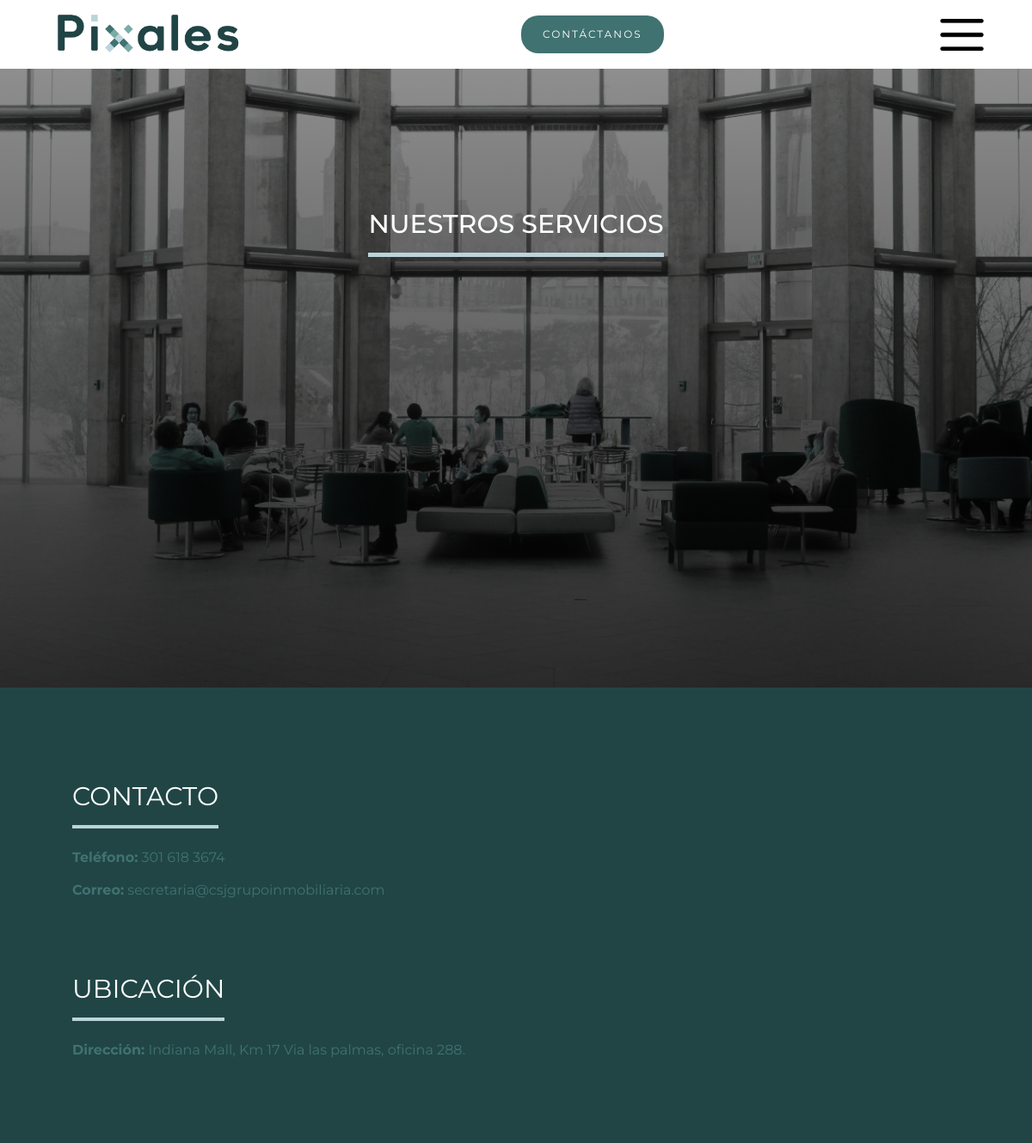
The app's page /servicios, older data.
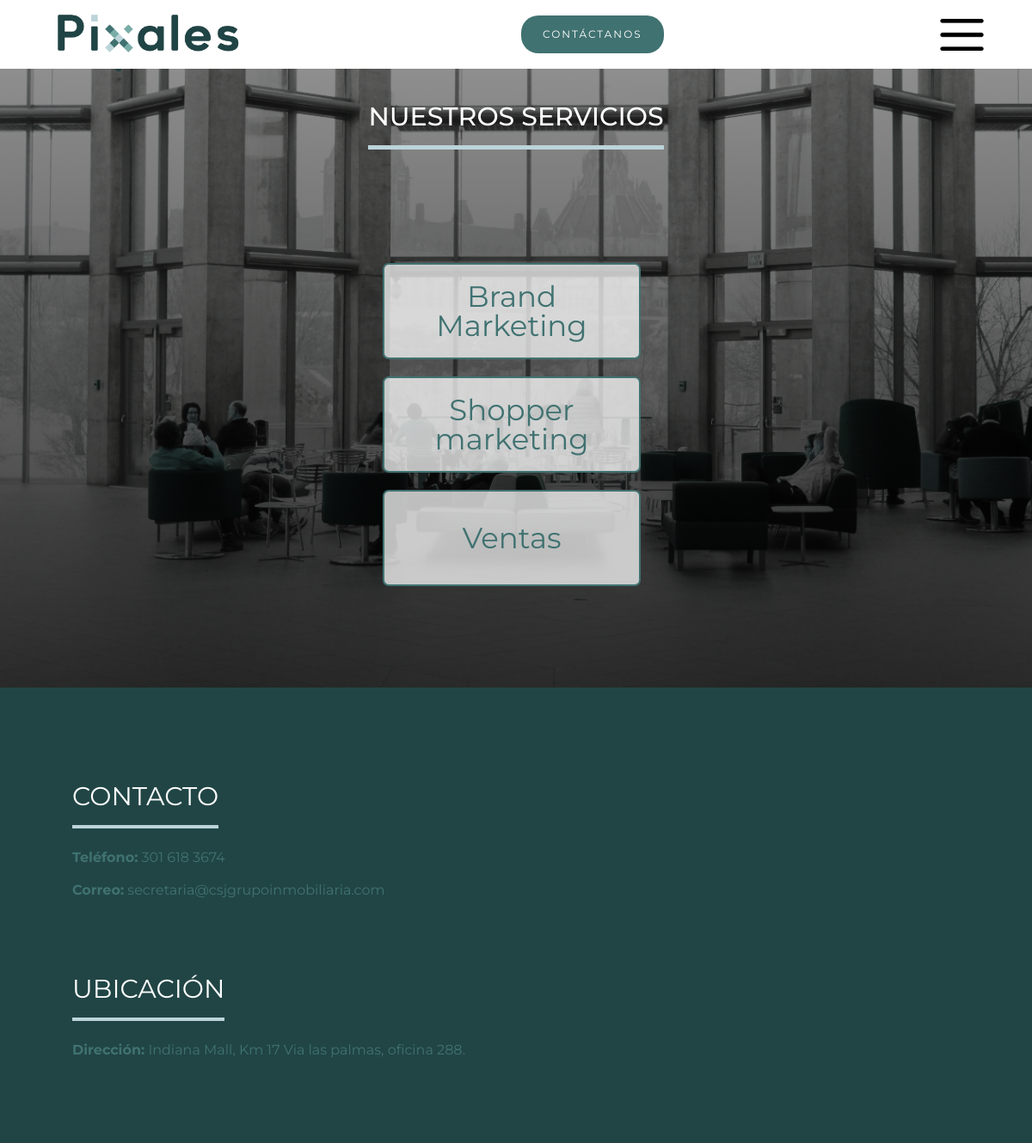
The same page, newer data.
### main/models.py (models this page shows, shortened)
class Servicio(models.Model):
    nombre = models.CharField(max_length=30)
    descripcion1 = models.CharField(max_length=30)
    descripcion2 = models.CharField(max_length=30, null=True)
    descripcion3 = models.CharField(max_length=30, null=True)

### main/views.py (the view)
# urls.py: path('servicios', views.servicios, name="Servicios"),
def servicios(request):
    servicios = Servicio.objects.all
    return render(request, "main/Servicios.html", {'servicios': servicios})

### main/templates/main/Servicios.html (shortened to what this page needs)
{% load static %}
<!DOCTYPE html>
<html class="w-mod-js wf-montserrat-n6-active wf-montserrat-n7-active wf-montserrat-n5-active wf-montserrat-n2-active wf-montserrat-n9-active wf-montserrat-n1-active wf-montserrat-n8-active wf-montserrat-n4-active wf-montserrat-n3-active wf-montserrat-i6-active wf-montserrat-i2-active wf-montserrat-i5-active wf-montserrat-i8-active wf-montserrat-i1-active wf-montserrat-i7-active wf-montserrat-i4-active wf-montserrat-i3-active wf-montserrat-i9-active wf-active w-mod-ix">
    <head>
        <link href="{% static 'CSS/clases.css' %}" rel="stylesheet" type="text/css">
    </head>
    <body class="body">
        <div data-collapse="medium" data-animation="default" data-duration="400" data-easing="ease" data-easing2="ease" role="banner" class="navigation w-nav">
            <nav class="navigation-wrap">
                <nav class="menu">
                    <div onclick="toggleMenu()" class="menu-button w-nav-button" aria-label="menu" role="button" tabindex="0" aria-controls="w-nav-overlay-0" aria-haspopup="menu" aria-expanded="false">
                        <img src="{% static 'Imagenes/menu icon.webp' %}" width="67" alt="" class="menu-icon">
                    </div>
                </nav>
                <a href="/" aria-current="page" class="logo-link w-nav-brand w--current" aria-label="home">
                    <img src="{% static 'Imagenes/Logo completo.png' %}" width="67" alt="" class="logo-image" style="height: 60px;width: auto;" id="logo">
                </a>
                <a href="/contactanos" class="button cc-contact-us w-inline-block" id="contactanos">
                    <div>Contáctanos</div>
                </a>
            </nav>
        </div>
        <div class="containerS bg-containerS">
            <div class="intro-content cc-homepage">
                <div class="intro-text">NUESTROS SERVICIOS</div>
                <div class="divider-intro"></div>
            </div>
            <div class="botonesS">
                {% for servicio in servicios %}
                <div class="btn-grandeS">
                    {{servicio.nombre}}
                </div>
                {% endfor %}
            </div>
        </div>
        <div class="container-footer">
            <div class="footer">
                <div class="block-footer">
                    <div class="block-footer-subt">
                        <h3 class="footer-subt">Contacto</h3>
                        <div class="footer-divider"></div>
                    </div>
                    <div class="block-footer-info">
                        <p><strong>Teléfono:</strong> 301 618 3674</p>
                        <p><strong>Correo:</strong> secretaria@csjgrupoinmobiliaria.com</p>
                    </div>
                </div>
                <div class="block-footer">
                    <div class="block-footer-subt">
                        <h3 class="footer-subt">Ubicación</h3>
                        <div class="footer-divider"></div>
                    </div>
                    <div class="block-footer-info">
                        <p><strong>Dirección:</strong> Indiana Mall, Km 17 Via las palmas, oficina 288.</p>
                    </div>
                </div>
            </div>
        </div>
    </body>
</html>

Row changes from the older to the newer data that the page shows:
added Servicio: nombre "Brand Marketing"
added Servicio: nombre "Shopper marketing"
added Servicio: nombre "Ventas"
